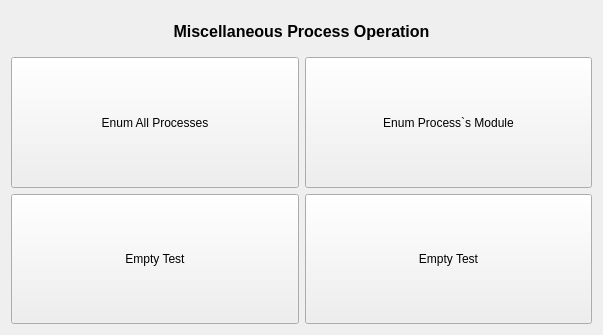
<?xml version="1.0" encoding="UTF-8"?>
<ui version="4.0">
 <class>MiscellaneousWinProcess</class>
 <widget class="MiscellaneousBase" name="MiscellaneousWinProcess">
  <property name="geometry">
   <rect>
    <x>0</x>
    <y>0</y>
    <width>603</width>
    <height>335</height>
   </rect>
  </property>
  <property name="windowTitle">
   <string>MiscellaneousWinProcess</string>
  </property>
  <layout class="QVBoxLayout" name="verticalLayout">
   <item>
    <widget class="QLabel" name="lbTitle">
     <property name="minimumSize">
      <size>
       <width>0</width>
       <height>40</height>
      </size>
     </property>
     <property name="font">
      <font>
       <pointsize>12</pointsize>
       <weight>75</weight>
       <bold>true</bold>
      </font>
     </property>
     <property name="text">
      <string>Miscellaneous Process Operation</string>
     </property>
     <property name="alignment">
      <set>Qt::AlignCenter</set>
     </property>
    </widget>
   </item>
   <item>
    <layout class="QGridLayout" name="gridLayout">
     <item row="1" column="1">
      <widget class="QPushButton" name="btnEmptyTest">
       <property name="sizePolicy">
        <sizepolicy hsizetype="Expanding" vsizetype="Expanding">
         <horstretch>0</horstretch>
         <verstretch>0</verstretch>
        </sizepolicy>
       </property>
       <property name="text">
        <string>Empty Test</string>
       </property>
      </widget>
     </item>
     <item row="0" column="0">
      <widget class="QPushButton" name="btnEnumProcess">
       <property name="sizePolicy">
        <sizepolicy hsizetype="Expanding" vsizetype="Expanding">
         <horstretch>0</horstretch>
         <verstretch>0</verstretch>
        </sizepolicy>
       </property>
       <property name="minimumSize">
        <size>
         <width>140</width>
         <height>30</height>
        </size>
       </property>
       <property name="text">
        <string>Enum All Processes</string>
       </property>
      </widget>
     </item>
     <item row="0" column="1">
      <widget class="QPushButton" name="btnEnumModule">
       <property name="sizePolicy">
        <sizepolicy hsizetype="Expanding" vsizetype="Expanding">
         <horstretch>0</horstretch>
         <verstretch>0</verstretch>
        </sizepolicy>
       </property>
       <property name="text">
        <string>Enum Process`s Module</string>
       </property>
      </widget>
     </item>
     <item row="1" column="0">
      <widget class="QPushButton" name="btnEventWrite">
       <property name="sizePolicy">
        <sizepolicy hsizetype="Expanding" vsizetype="Expanding">
         <horstretch>0</horstretch>
         <verstretch>0</verstretch>
        </sizepolicy>
       </property>
       <property name="text">
        <string>Empty Test</string>
       </property>
      </widget>
     </item>
    </layout>
   </item>
  </layout>
 </widget>
 <layoutdefault spacing="6" margin="11"/>
 <customwidgets>
  <customwidget>
   <class>MiscellaneousBase</class>
   <extends>QWidget</extends>
   <header>MiscellaneousBase.h</header>
   <container>1</container>
  </customwidget>
 </customwidgets>
 <resources/>
 <connections/>
</ui>
